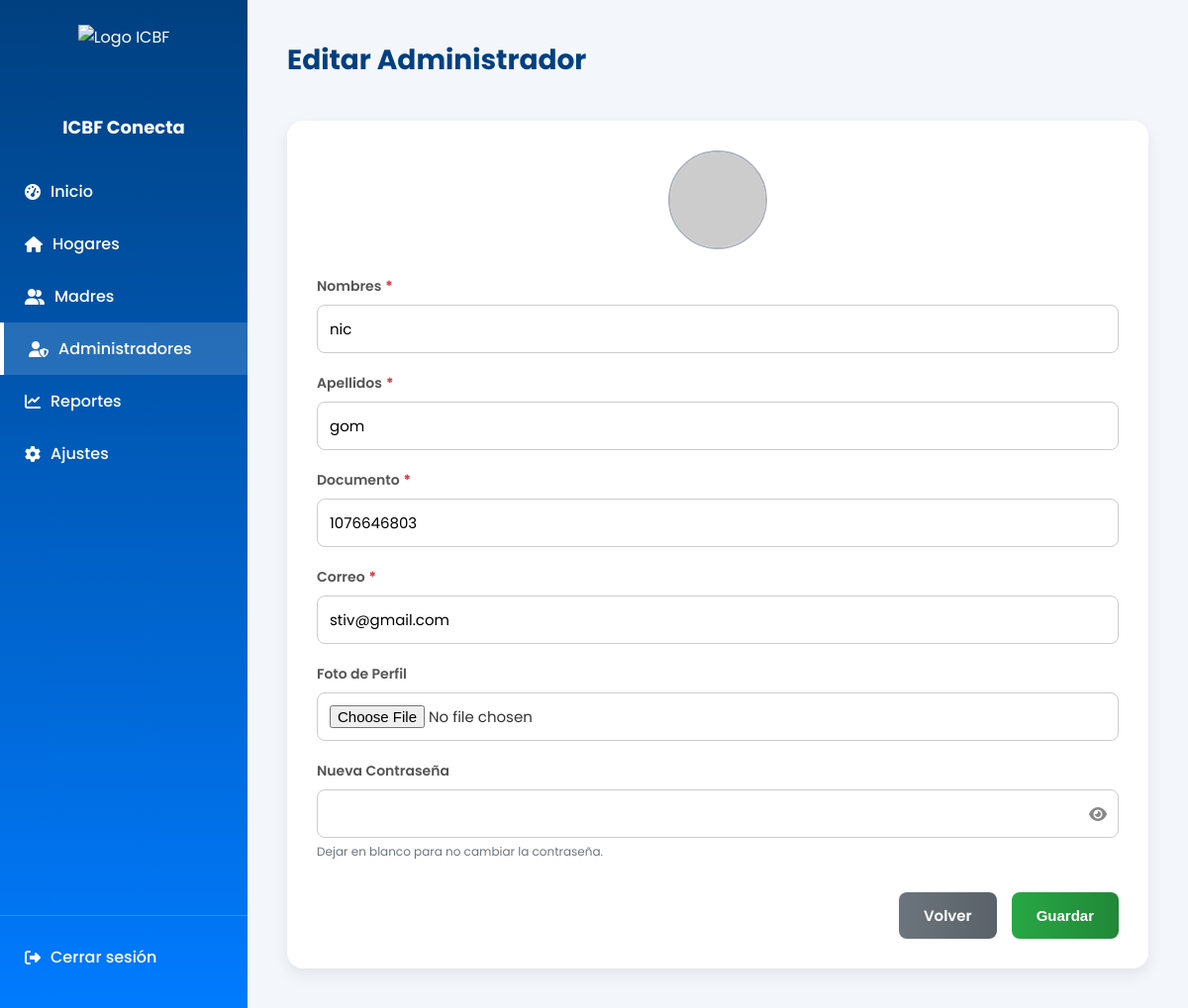
Page /administradores/editar/1/ (signed in) on the committed database.
### core/models.py (models this page shows, shortened)
class Usuario(AbstractUser):
    TIPO_DOCUMENTO_CHOICES = [
        ('CC', 'Cédula de ciudadanía'),
        ('TI', 'Tarjeta de identidad'),
        ('CE', 'Cédula de extranjería'),
        ('PA', 'Pasaporte'),
    ]
    username = None
    tipo_documento = models.CharField(max_length=5, choices=TIPO_DOCUMENTO_CHOICES, default='CC')
    documento = models.BigIntegerField(unique=True)
    nombres = models.CharField(max_length=50)
    apellidos = models.CharField(max_length=50)
    correo = models.EmailField(max_length=100, unique=True)
    direccion = models.CharField(max_length=100, null=True, blank=True)
    telefono = models.CharField(max_length=20, null=True, blank=True)
    rol = models.ForeignKey(Rol, on_delete=models.PROTECT, null=True)
    foto_admin = models.ImageField(upload_to=admin_upload_path, null=True, blank=True)
    fecha_creacion = models.DateTimeField(auto_now_add=True)
    fecha_actualizacion = models.DateTimeField(auto_now=True)
    EMAIL_FIELD = 'correo'
    USERNAME_FIELD = 'documento'
    REQUIRED_FIELDS = ['nombres', 'apellidos', 'correo', 'tipo_documento']
    objects = CustomUserManager()
    class Meta:
        db_table = 'usuarios'

### core/views.py (the view)
# urls.py: path('administradores/editar/<int:id>/', views.editar_administrador, name='editar_administrador'),
@login_required
@rol_requerido('administrador')
def editar_administrador(request, id):
    admin = get_object_or_404(Usuario, id=id, rol__nombre_rol='administrador')
    if request.method == 'POST':
        form = AdminForm(request.POST, request.FILES, instance=admin)
        if form.is_valid():
            documento = form.cleaned_data['documento']
            correo = form.cleaned_data['correo']
            if Usuario.objects.filter(Q(documento=documento) | Q(correo=correo)).exclude(id=id).exists():
                messages.error(request, 'Ya existe otro usuario con ese documento o correo electrónico.')
                return render(request, 'admin/administradores_form.html', {'form': form, 'admin': admin})
            usuario = form.save(commit=False)
            nueva_contraseña = form.cleaned_data.get('contraseña')
            if nueva_contraseña:
                usuario.set_password(nueva_contraseña)
                if request.user.id == admin.id:
                    update_session_auth_hash(request, usuario)
            usuario.save()
            messages.success(request, '¡Administrador actualizado exitosamente!')
            return redirect('listar_administradores')
    else:
        form = AdminForm(instance=admin)
    return render(request, 'admin/administradores_form.html', {'form': form, 'admin': admin})

### core/forms.py
class AdminForm(forms.ModelForm):
    contraseña = forms.CharField(widget=forms.PasswordInput, required=False, label="Nueva Contraseña")
    foto_admin = forms.ImageField(label="Foto de Perfil", required=False, widget=forms.FileInput(attrs={'accept': 'image/*'}))
    class Meta:
        model = Usuario
        fields = ['nombres', 'apellidos', 'documento', 'correo', 'foto_admin', 'contraseña']

### core/views.py (called while the page is built)
def rol_requerido(nombre_rol):
    def decorator(view_func):
        @wraps(view_func)
        def _wrapped_view(request, *args, **kwargs):
            if not request.user.is_authenticated or not hasattr(request.user, 'rol') or request.user.rol.nombre_rol != nombre_rol:
                messages.error(request, 'Acceso denegado. No tienes los permisos necesarios.')
                return redirect('home')  # Redirigir a una página de inicio o de error
            return view_func(request, *args, **kwargs)
        return _wrapped_view
    return decorator

### icbfconecta/context_processors.py (called while the page is built)
def user_context(request):
    context = {}
    if request.user.is_authenticated:
        nombre_completo = f"{request.user.nombres} {request.user.apellidos}".strip()
        context['nombre_madre'] = nombre_completo
        if hasattr(request.user, 'madre_profile') and request.user.madre_profile.foto_madre:
            context['foto_perfil_url'] = request.user.madre_profile.foto_madre.url
    return context

### templates/admin/administradores_form.html (shortened to what this page needs)
{% load static %}
<!DOCTYPE html>
<html lang="es">
<head>
  <link rel="stylesheet" href="https://cdnjs.cloudflare.com/ajax/libs/font-awesome/6.5.0/css/all.min.css"/>
</head>
<body>
  <div class="sidebar">
    <img src="{% static 'img/logoSinFondo.png' %}" alt="Logo ICBF" />
    <h2>ICBF Conecta</h2>
    <a href="{% url 'admin_dashboard' %}"><i class="fa-solid fa-tachometer-alt"></i> Inicio</a>
    <a href="{% url 'listar_hogares' %}"><i class="fa-solid fa-house"></i> Hogares</a>
    <a href="{% url 'listar_madres' %}"><i class="fa-solid fa-user-group"></i> Madres</a>
    <a href="{% url 'listar_administradores' %}" class="active"><i class="fa-solid fa-user-shield"></i> Administradores</a>
    <a href="{% url 'admin_reportes' %}" ><i class="fa-solid fa-chart-line"></i> Reportes</a>
    <div class="dropdown">
      <a href="#"><i class="fa-solid fa-cog"></i> Ajustes</a>
    </div>
    <div class="logout">
        <form method="post" action="{% url 'logout' %}" style="display: inline;">
            <button type="submit" style="background: none; border: none; color: white; cursor: pointer; padding: 14px 25px; display: flex; align-items: center; gap: 10px; font-family: 'Poppins', sans-serif; font-size: 16px; font-weight: 500; width: 100%; text-align: left;">
                <i class="fa-solid fa-right-from-bracket"></i> Cerrar sesión
            </button>
        </form>
    </div>
  </div>
  <div class="main">
    <header>
      <h1>{% if admin %}Editar{% else %}Crear{% endif %} Administrador</h1>
    </header>
    <div class="content-container">
      {% if admin and admin.foto_admin %}
        <div style="text-align:center; margin-bottom:20px;">
          <img id="preview-foto-admin" src="{{ admin.foto_admin.url }}" alt="Foto actual" style="width:100px; height:100px; border-radius:50%; object-fit:cover; border:2px solid #007bff;">
        </div>
      {% else %}
        <div style="text-align:center; margin-bottom:20px;">
          <img id="preview-foto-admin" src="https://ui-avatars.com/api/?name=Admin&background=dee2e6&color=495057&size=100" alt="Sin foto" style="width:100px; height:100px; border-radius:50%; object-fit:cover; border:2px solid #adb5bd;">
        </div>
      {% endif %}
      <form method="post" enctype="multipart/form-data">
        {% for field in form %}
          <div class="form-group">
            <label for="{{ field.id_for_label }}">{{ field.label }}{% if field.field.required and field.name != 'contraseña' %}<span class="required-star">*</span>{% endif %}</label>
            <div style="position:relative;">
              {% if field.name == 'contraseña' %}
                {{ field }}
                <span style="position:absolute; right:12px; top:50%; transform:translateY(-50%); cursor:pointer;" onclick="togglePassword()">
                  <i id="icono-ojo" class="fa-solid fa-eye" style="color:#888;"></i>
                </span>
              {% else %}
                {{ field }}
              {% endif %}
            </div>
            {% if field.name == 'contraseña' and admin %}<small style="color: #6c757d; font-size: 12px;">Dejar en blanco para no cambiar la contraseña.</small>{% endif %}
          </div>
        {% endfor %}
        <div class="form-actions">
          <a href="{% url 'listar_administradores' %}" class="btn-volver">Volver</a>
          <button type="submit" class="btn-guardar">Guardar</button>
        </div>
      </form>
    </div>
  </div>
</body>
</html>

### templates/admin/administradores_form.html (style rules this page uses)
* { box-sizing: border-box; margin: 0; padding: 0; }
body { font-family: "Poppins", sans-serif; background-color: #f3f6fa; color: #333; display: flex; min-height: 100vh; }
.sidebar { width: 250px; background: linear-gradient(180deg, #004080, #007bff); color: white; display: flex; flex-direction: column; padding: 25px 0; }
.sidebar img { height: 70px; margin: 0 auto 20px; }
.sidebar h2 { text-align: center; font-weight: 700; margin-bottom: 25px; font-size: 18px; }
.sidebar a { color: white; text-decoration: none; padding: 14px 25px; display: flex; align-items: center; gap: 10px; font-weight: 500; transition: background 0.3s ease; }
.sidebar a:hover, .sidebar a.active { background: rgba(255, 255, 255, 0.15); border-left: 4px solid #ffffff; }
.sidebar .dropdown { position: relative; }
.sidebar .logout { margin-top: auto; border-top: 1px solid rgba(255,255,255,0.2); padding-top: 15px; }
.main { flex: 1; padding: 40px; }
.main header { display: flex; justify-content: space-between; align-items: center; margin-bottom: 40px; }
.main header h1 { font-size: 28px; color: #004080; font-weight: 700; }
.content-container { background-color: white; border-radius: 16px; padding: 30px; box-shadow: 0 6px 16px rgba(0,0,0,0.08); }
.required-star { color: #dc3545; margin-left: 4px; font-weight: bold; }
.form-group { margin-bottom: 20px; }
form label { font-weight: 600; color: #555; margin-bottom: 8px; font-size: 14px; display: block; }
form input { width: 100%; padding: 12px; border: 1px solid #ccc; border-radius: 8px; font-family: "Poppins", sans-serif; font-size: 15px; transition: border-color 0.3s, box-shadow 0.3s; }
.form-actions { margin-top: 30px; display: flex; gap: 15px; justify-content: flex-end; }
.btn-guardar, .btn-volver { text-decoration: none; color: white; padding: 12px 25px; border-radius: 8px; font-weight: 600; border: none; cursor: pointer; font-size: 15px; }
.btn-guardar { background: linear-gradient(90deg, #28a745, #218838); }
.btn-volver { background: linear-gradient(90deg, #6c757d, #5a6268); text-align: center; }

### rows in the picture
Usuario: form "nic" "gom" "1076646803" "stiv@gmail.com"

### other values in the picture
{{ field.label }} "Nombres" "Apellidos" "Documento" "Correo" "Foto de Perfil" "Nueva Contraseña"
